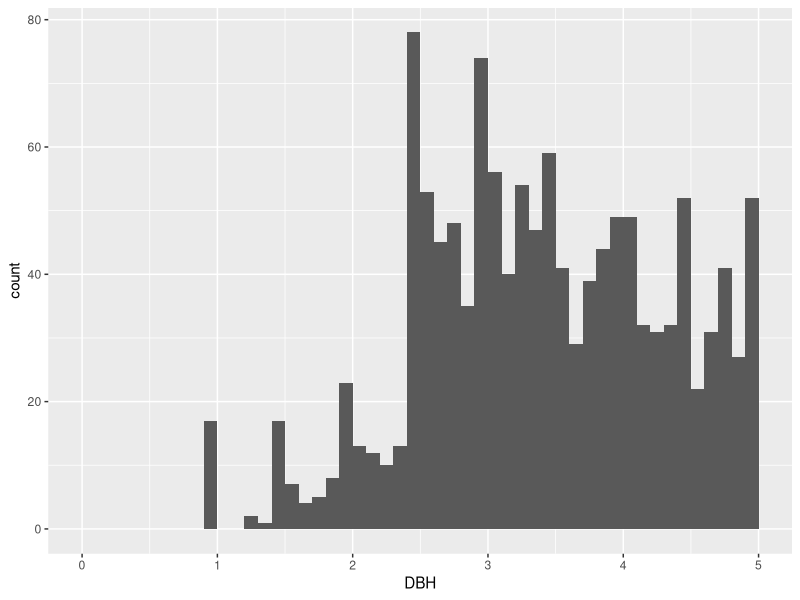
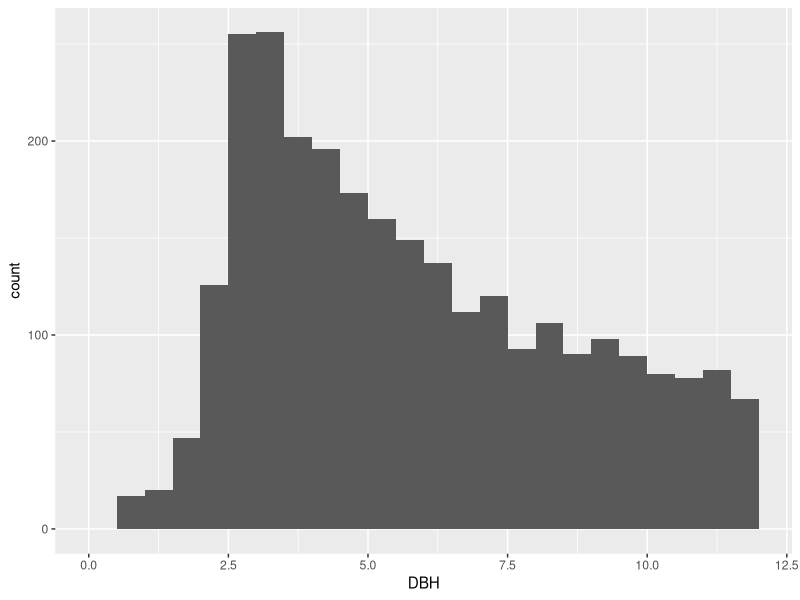
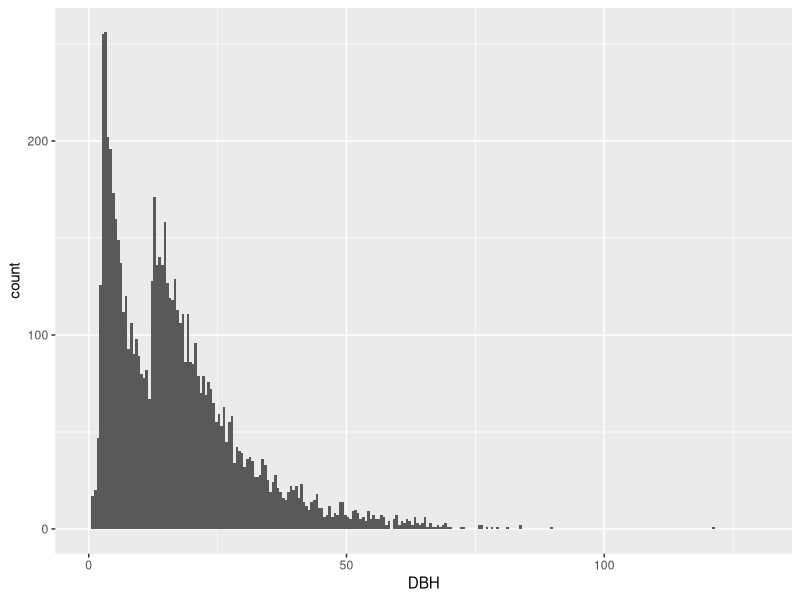

These charts were generated, in order, by the following R code:
# Aaron Tayal
# 4/24/2025
# 2004-2005 trees
# The goal is to generate a data table where each row is a plot, and each
# column is a species of tree. The values would be the basal area of trees
# of that species.

# The purpose is to try and understand the range of "initial" amounts of 
# ash trees in the plots, as well as "initial" amounts of non-ash trees. Then
# the goal of the 2025 research is to see whether non-ash tree species
# exhibited compensatory growth in response to ash-tree mortality (specifically
# within hydric forests)

# Did the basal area of non-ash trees increase within plots that had a high
# amount of ash trees initially?

library(dplyr)
library(ggplot2)

dat_04_05 <- read.csv("2004-05_data/EAB_Michigan_2004_2005_trees.csv")
dat_04_05$DBH <- as.numeric(dat_04_05$DBH.12.5cm.or.greater.measured.at.1.37m.from.base)

# Look at the distribution of diameters:
ggplot(data=dat_04_05, aes(x=DBH)) + geom_histogram(breaks=seq(0,5,0.1))
# A few trees have DBH lower than 2.5 cm - not sure why
ggplot(data=dat_04_05, aes(x=DBH)) + geom_histogram(breaks=seq(0,12,0.5))
ggplot(data=dat_04_05, aes(x=DBH)) + geom_histogram(breaks=seq(0,130,0.5))
# The spike at 12.5 cm DBH is because this was the cutoff for measuring 
# trees in the 18 m radius main plot

# Look at the differect species of tree:
dat_04_05$Genus.Species <- as.factor(dat_04_05$Genus.Species)
table(dat_04_05$Genus.Species)

# Subset the data to just the trees bigger than 12.5 cm DBH:
dat_04_05_big_trees <- dat_04_05 %>% filter(DBH >= 12.5)

# Create a plot-level summary
big_trees_by_plot <- dat_04_05_big_trees %>% group_by(Plot.ID) %>% 
  summarise(total_trees = n(),
            total_BA = sum(3.141592654 * ( (DBH / 200) ^ 2 ), na.rm = T),
            Acer = sum(grepl("Acer", Genus.Species, fixed = TRUE)),
            Ailanthus = sum(grepl("Ailanthus", Genus.Species, fixed = TRUE)),
            Amelanchier = sum(grepl("Amelanchier", Genus.Species, fixed = TRUE)),
            Betula = sum(grepl("Betula", Genus.Species, fixed = TRUE)),
            Carpinus = sum(grepl("Carpinus", Genus.Species, fixed = TRUE)),
            Carya = sum(grepl("Carya", Genus.Species, fixed = TRUE)),
            Cornus = sum(grepl("Cornus", Genus.Species, fixed = TRUE)),
            Crataegus = sum(grepl("Crataegus", Genus.Species, fixed = TRUE)),
            Elaeagnus = sum(grepl("Elaeagnus", Genus.Species, fixed = TRUE)),
            Fagus = sum(grepl("Fagus", Genus.Species, fixed = TRUE)),
            Fraxinus = sum(Genus.Species == "FRAM" | Genus.Species == "FRNI" |
                             Genus.Species == "FRPE"),
            Gleditsia = sum(grepl("Gleditsia", Genus.Species, fixed = TRUE)),
            Hamamelis = sum(grepl("Hamamelis", Genus.Species, fixed = TRUE)),
            Juglans = sum(grepl("Juglans", Genus.Species, fixed = TRUE)),
            Juniperus = sum(grepl("Juniperus", Genus.Species, fixed = TRUE)),
            Larix = sum(grepl("Larix", Genus.Species, fixed = TRUE)),
            Liriodendron = sum(grepl("Liriodendron", Genus.Species, fixed = TRUE)),
            Ostraya = sum(grepl("Ostraya", Genus.Species, fixed = TRUE)),
            Pinus = sum(grepl("Pinus", Genus.Species, fixed = TRUE)),
            Populus = sum(grepl("Populus", Genus.Species, fixed = TRUE)),
            Prunus = sum(grepl("Prunus", Genus.Species, fixed = TRUE)),
            Quercus = sum(grepl("Quercus", Genus.Species, fixed = TRUE)),
            Rhamnus = sum(grepl("Rhamnus", Genus.Species, fixed = TRUE)),
            Robinia = sum(grepl("Robinia", Genus.Species, fixed = TRUE)),
            Sassafras = sum(grepl("Sassafras", Genus.Species, fixed = TRUE)),
            Tilia = sum(grepl("Tilia", Genus.Species, fixed = TRUE)),
            Toxicodendron = sum(grepl("Toxicodendron", Genus.Species, fixed = TRUE)),
            Ulmus = sum(grepl("Ulmus", Genus.Species, fixed = TRUE)),
            Unknown = sum(grepl("Unknown", Genus.Species, fixed = TRUE)),
            Viburnum = sum(grepl("Viburnum", Genus.Species, fixed = TRUE)))

tree_genera <- c("Acer","Ailanthus","Amelanchier","Betula","Carpinus","Carya",
                 "Cornus","Crataegus","Elaeagnus","Fagus","Fraxinus","Gleditsia",
                 "Hamamelis","Juglans","Juniperus","Larix","Liriodendron",
                 "Ostraya","Pinus","Populus","Prunus","Quercus","Rhamnus",
                 "Robinia","Sassafras","Tilia","Toxicodendron","Ulmus",
                 "Unknown","Viburnum")

big_trees_by_plot$row_sums_test <- rowSums(big_trees_by_plot[,tree_genera])
big_trees_by_plot$total_trees - big_trees_by_plot$row_sums_test

# Write a function to calculate the basal area, given a set of trees and their
# diameters

# IDK how!

# Subset the data to just trees between 2.5 to 12.5 cm DBH:
dat_04_05_small_trees <- dat_04_05 %>% filter(DBH >= 2.5 & DBH < 12.5)

small_trees_by_plot <- dat_04_05_small_trees %>% group_by(Plot.ID) %>% 
  summarise(total_trees = n(),
            total_BA = sum(3.141592654 * ( (DBH / 200) ^ 2 ), na.rm = T),
            Acer = sum(grepl("Acer", Genus.Species, fixed = TRUE)),
            Ailanthus = sum(grepl("Ailanthus", Genus.Species, fixed = TRUE)),
            Amelanchier = sum(grepl("Amelanchier", Genus.Species, fixed = TRUE)),
            Betula = sum(grepl("Betula", Genus.Species, fixed = TRUE)),
            Carpinus = sum(grepl("Carpinus", Genus.Species, fixed = TRUE)),
            Carya = sum(grepl("Carya", Genus.Species, fixed = TRUE)),
            Cornus = sum(grepl("Cornus", Genus.Species, fixed = TRUE)),
            Crataegus = sum(grepl("Crataegus", Genus.Species, fixed = TRUE)),
            Elaeagnus = sum(grepl("Elaeagnus", Genus.Species, fixed = TRUE)),
            Fagus = sum(grepl("Fagus", Genus.Species, fixed = TRUE)),
            Fraxinus = sum(Genus.Species == "FRAM" | Genus.Species == "FRNI" |
                             Genus.Species == "FRPE"),
            Gleditsia = sum(grepl("Gleditsia", Genus.Species, fixed = TRUE)),
            Hamamelis = sum(grepl("Hamamelis", Genus.Species, fixed = TRUE)),
            Juglans = sum(grepl("Juglans", Genus.Species, fixed = TRUE)),
            Juniperus = sum(grepl("Juniperus", Genus.Species, fixed = TRUE)),
            Larix = sum(grepl("Larix", Genus.Species, fixed = TRUE)),
            Liriodendron = sum(grepl("Liriodendron", Genus.Species, fixed = TRUE)),
            Ostraya = sum(grepl("Ostraya", Genus.Species, fixed = TRUE)),
            Pinus = sum(grepl("Pinus", Genus.Species, fixed = TRUE)),
            Populus = sum(grepl("Populus", Genus.Species, fixed = TRUE)),
            Prunus = sum(grepl("Prunus", Genus.Species, fixed = TRUE)),
            Quercus = sum(grepl("Quercus", Genus.Species, fixed = TRUE)),
            Rhamnus = sum(grepl("Rhamnus", Genus.Species, fixed = TRUE)),
            Robinia = sum(grepl("Robinia", Genus.Species, fixed = TRUE)),
            Sassafras = sum(grepl("Sassafras", Genus.Species, fixed = TRUE)),
            Tilia = sum(grepl("Tilia", Genus.Species, fixed = TRUE)),
            Toxicodendron = sum(grepl("Toxicodendron", Genus.Species, fixed = TRUE)),
            Ulmus = sum(grepl("Ulmus", Genus.Species, fixed = TRUE)),
            Unknown = sum(grepl("Unknown", Genus.Species, fixed = TRUE)),
            Viburnum = sum(grepl("Viburnum", Genus.Species, fixed = TRUE)))

small_trees_by_plot$row_sums_test <- rowSums(small_trees_by_plot[,tree_genera])
small_trees_by_plot$total_trees - small_trees_by_plot$row_sums_test

# Subset the data to just trees less than 2.5 cm DBH:
dat_04_05_below_2.5 <- dat_04_05 %>% filter(DBH < 2.5)


